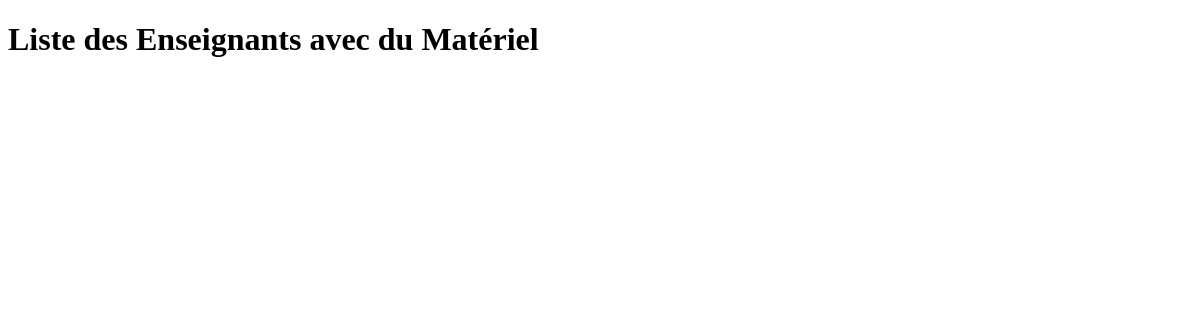
The app's page /materiel/materiels_par_responsable/, older data.
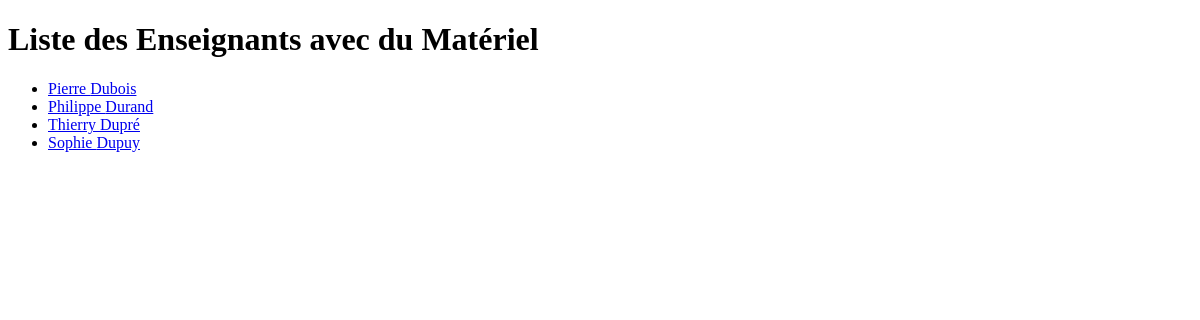
The same page, newer data.
### materiel/models.py (models this page shows, shortened)
class Enseignant(models.Model):
    nom = models.CharField(max_length=100)
    prenom = models.CharField(max_length=100)

### materiel/views.py (the view)
# urls.py: path('materiels_par_responsable/', views.materiels_par_responsable, name='materiels_par_responsable'),
def materiels_par_responsable(request, enseignant_id=None):
    if enseignant_id:
        enseignant = get_object_or_404(Enseignant, id=enseignant_id)
        materiels = Materiel.objects.filter(responsable=enseignant)
        return render(request, 'materiels_par_responsable.html', {'enseignant': enseignant, 'materiels': materiels})
    else:
        enseignants = Enseignant.objects.filter(responsable_materiel__isnull=False).distinct()
        return render(request, 'liste_enseignants.html', {'enseignants': enseignants})

### materiel/templates/liste_enseignants.html (shortened to what this page needs)
<!DOCTYPE html>
<html>
<head>
</head>
<body>
    <h1>Liste des Enseignants avec du Matériel</h1>
    <ul>
        {% for enseignant in enseignants %}
        <li>
            <a href="{% url 'materiels_par_responsable' enseignant.id %}">{{ enseignant.prenom }} {{ enseignant.nom }}</a>
        </li>
        {% endfor %}
    </ul>
</body>
</html>

Row changes from the older to the newer data that the page shows:
added Enseignant: prenom "Pierre", nom "Dubois"
added Enseignant: prenom "Philippe", nom "Durand"
added Enseignant: prenom "Thierry", nom "Dupré"
added Enseignant: prenom "Sophie", nom "Dupuy"
